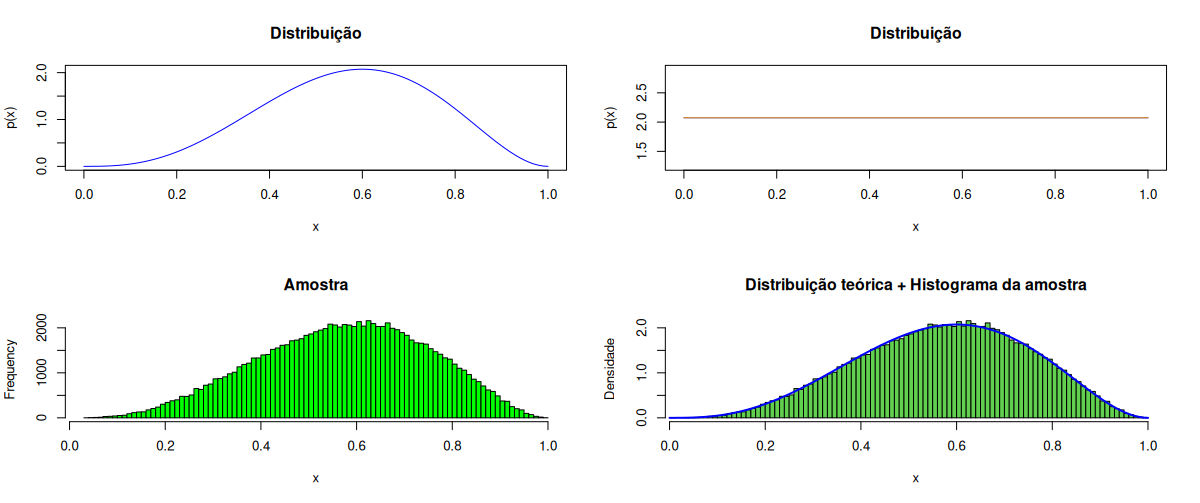

The R source for this figure:
p <- function(x)
{
  return (60 * x^3 * (1 - x)^2)
}

h <- function(X)
{
  return (rep(1, length(X)))
}

inversaHx <- function(x)
{
  return (x)
}

gerarAmostraX <- function(nSamples)
{
  count <- 0
  X <- rep(0, nSamples)
  c <- p(3/5) / h(3/5)
  
  # x que maximiza p(x)/h(x) é 3/5 e, pelo Método da Rejeição,
  # o valor de c deve ser calculado neste ponto.
  
  for (i in 1:nSamples)
  {
    repeat
    {
      count <- count +1
      u1 <- runif(1)    # para gerar amostra de h(x)
      y  <- inversaHx(u1) 
      u2 <- runif(1) 
      
      if (u2 <= p(y) / (c*h(y)))
      {
        X[i] <- y
        break
      }
    }
  }
  
  return (X)
}

par(mfrow=c(2,2))

#p(x)
valorX <- seq(0, 1, length.out = 100)
valorY <- p(valorX)

plot(valorX, valorY,
     type = "l",
     col = "blue",
     main = "Distribuição",
     xlab = "x",
     ylab = "p(x)")

# p(x) e h(x)
valorXH <- seq(0, 1, length.out = 100)
c <- p(3/5) / h(3/5)
valorYH <- c * h(valorXH)

plot(valorXH, valorYH,
     type = "l",
     col = "blue",
     main = "Distribuição",
     xlab = "x",
     ylab = "p(x)")

lines (valorXH, valorYH, col = "orange")

#gerando a amostra
nSamples <- 100000
X <- gerarAmostraX(nSamples)

hist(X, breaks = 100,
     col = "green",
     main = "Amostra",
     xlab = "x")

# p(x) e a amostra
hist(X, breaks = 100, probability = TRUE,
     col = 3,
     main = "Distribuição teórica + Histograma da amostra",
     xlab = "x",
     ylab = "Densidade")

lines(valorX, valorY, col = "blue", lwd = 2)

#legend("topleft",
 #      legend = c("Distribuição teórica", "Histograma (densidade)"),
  #     col = c("blue", "green"),
   #    lwd = c(2, 10))
